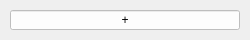
<?xml version="1.0" encoding="UTF-8"?>
<ui version="4.0">
 <class>Form</class>
 <widget class="QWidget" name="Form">
  <property name="geometry">
   <rect>
    <x>0</x>
    <y>0</y>
    <width>250</width>
    <height>40</height>
   </rect>
  </property>
  <property name="minimumSize">
   <size>
    <width>250</width>
    <height>40</height>
   </size>
  </property>
  <property name="maximumSize">
   <size>
    <width>250</width>
    <height>40</height>
   </size>
  </property>
  <property name="windowTitle">
   <string>Form</string>
  </property>
  <widget class="QWidget" name="new_task_widget" native="true">
   <property name="geometry">
    <rect>
     <x>0</x>
     <y>0</y>
     <width>250</width>
     <height>40</height>
    </rect>
   </property>
   <widget class="QLineEdit" name="new_task_name">
    <property name="geometry">
     <rect>
      <x>10</x>
      <y>10</y>
      <width>230</width>
      <height>20</height>
     </rect>
    </property>
    <property name="styleSheet">
     <string notr="true">background-color: rgba(255, 255, 255, 220);</string>
    </property>
    <property name="text">
     <string/>
    </property>
   </widget>
   <widget class="QPushButton" name="new_task_button">
    <property name="enabled">
     <bool>true</bool>
    </property>
    <property name="geometry">
     <rect>
      <x>0</x>
      <y>5</y>
      <width>250</width>
      <height>30</height>
     </rect>
    </property>
    <property name="styleSheet">
     <string notr="true"/>
    </property>
    <property name="text">
     <string>+</string>
    </property>
    <property name="flat">
     <bool>true</bool>
    </property>
   </widget>
  </widget>
 </widget>
 <resources/>
 <connections/>
</ui>
